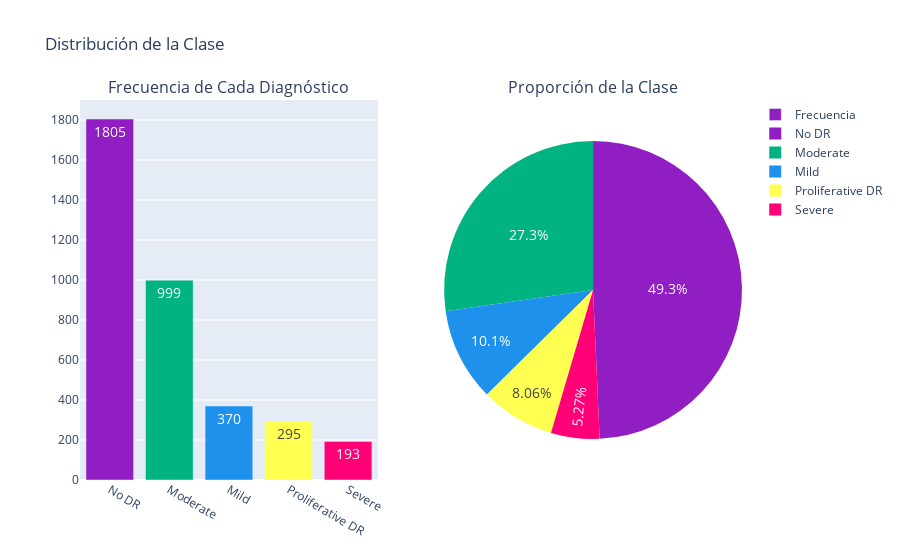

Here is the notebook cell this chart was saved with:
### Code cell
from plotly.subplots import make_subplots
import plotly.graph_objects as go

data_distribution = data.diagnosis.value_counts()
color = ('#901ec2', '#00b380','#1e91ed', '#ffff51',  '#ff0077')

fig = make_subplots(rows=1, cols=2,
                specs=[[{'type':'xy'}, {'type':'domain'}]],
                subplot_titles=('Frecuencia de Cada Diagnóstico', 'Proporción de la Clase'))

# Gráfica de Barras
fig.add_trace(go.Bar(y=data_distribution.values,
            x=data_distribution.index,
            text = data_distribution.values,
            marker=dict(color=color),
            name="Frecuencia"), 1, 1)

# Gráfico Circular
fig.add_trace(go.Pie(values=data_distribution.values,
            labels=data_distribution.index,
            name="Proporción",
            marker=dict(colors=color)), 1, 2)


fig.update_layout(uniformtext_minsize=14,
            uniformtext_mode='hide',
            title_text="Distribución de la Clase")   
            
fig.show()

### Figure 1 — Plotly figure (JSON) as saved in the notebook; plotly's stock layout.template omitted (floating-point values rounded to 4 significant figures)
{"data": [{"marker": {"color": ["#901ec2", "#00b380", "#1e91ed", "#ffff51", "#ff0077"]}, "name": "Frecuencia", "text": [1805, 999, 370, 295, 193], "type": "bar", "x": ["No DR", "Moderate", "Mild", "Proliferative DR", "Severe"], "xaxis": "x", "y": [1805, 999, 370, 295, 193], "yaxis": "y"}, {"domain": {"x": [0.55, 1], "y": [0, 1]}, "labels": ["No DR", "Moderate", "Mild", "Proliferative DR", "Severe"], "marker": {"colors": ["#901ec2", "#00b380", "#1e91ed", "#ffff51", "#ff0077"]}, "name": "Proporción", "type": "pie", "values": [1805, 999, 370, 295, 193]}], "layout": {"annotations": [{"font": {"size": 16}, "showarrow": false, "text": "Frecuencia de Cada Diagnóstico", "x": 0.225, "xanchor": "center", "xref": "paper", "y": 1, "yanchor": "bottom", "yref": "paper"}, {"font": {"size": 16}, "showarrow": false, "text": "Proporción de la Clase", "x": 0.775, "xanchor": "center", "xref": "paper", "y": 1, "yanchor": "bottom", "yref": "paper"}], "title": {"text": "Distribución de la Clase"}, "uniformtext": {"minsize": 14, "mode": "hide"}, "xaxis": {"anchor": "y", "domain": [0, 0.45]}, "yaxis": {"anchor": "x", "domain": [0, 1]}}}
